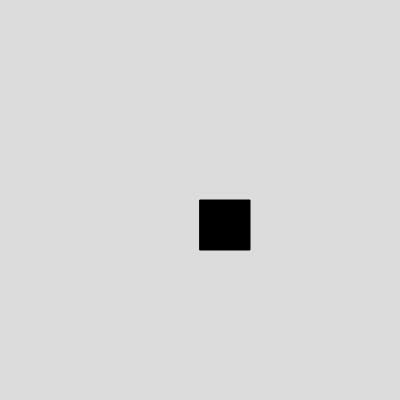
Frame 1 (no input)
Frame 60 (no input): identical to frame 1, image omitted
Frame 120 (the mouse pressed at the canvas centre since frame 60): identical to frame 1, image omitted

The p5.js sketch that drew this single still picture (run headless with seeded random() and noise() and a simulated clock; from frame 60 on, the mouse is pressed at the canvas centre):

// p5.js sketch
// ── sketch.js
function setup() {
  createCanvas(400, 400);
}

function draw() {
  background(220);
  fill(0);
  rect(200, 200, 50, 50);
}
